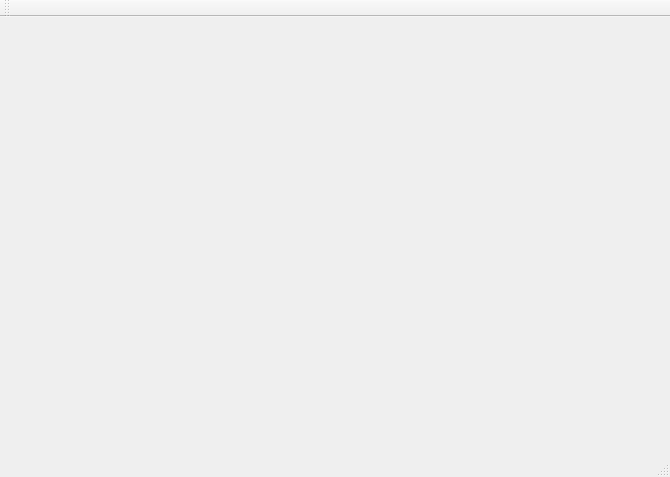
<?xml version="1.0" encoding="UTF-8"?>
<ui version="4.0">
 <class>MainWindow</class>
 <widget class="QMainWindow" name="MainWindow">
  <property name="geometry">
   <rect>
    <x>0</x>
    <y>0</y>
    <width>670</width>
    <height>477</height>
   </rect>
  </property>
  <property name="windowTitle">
   <string>MainWindow</string>
  </property>
  <widget class="QWidget" name="centralWidget"/>
  <widget class="QMenuBar" name="menuBar">
   <property name="geometry">
    <rect>
     <x>0</x>
     <y>0</y>
     <width>670</width>
     <height>26</height>
    </rect>
   </property>
  </widget>
  <widget class="QToolBar" name="mainToolBar">
   <attribute name="toolBarArea">
    <enum>TopToolBarArea</enum>
   </attribute>
   <attribute name="toolBarBreak">
    <bool>false</bool>
   </attribute>
  </widget>
  <widget class="QStatusBar" name="statusBar"/>
 </widget>
 <layoutdefault spacing="6" margin="11"/>
 <resources/>
 <connections/>
</ui>
